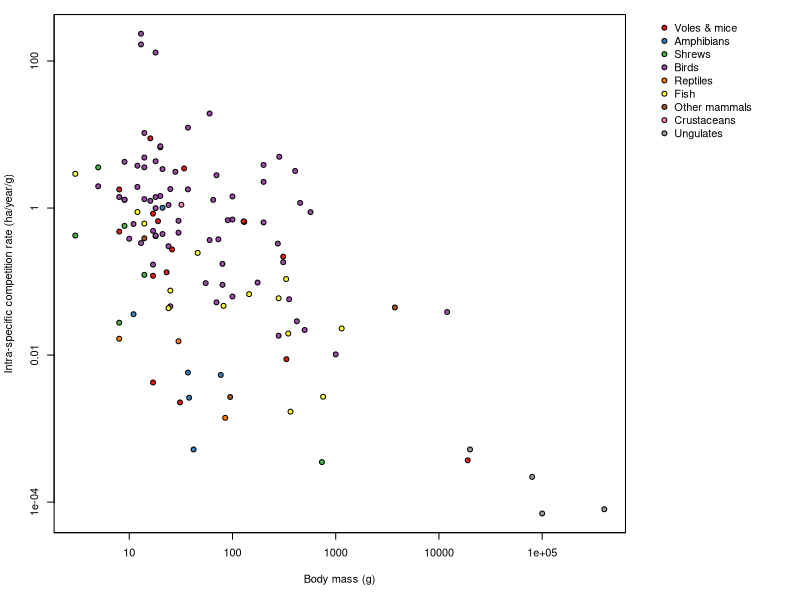

The R script that drew this image: (Note: this script raises an error after producing the figure.)
# In this script, we estimate the intra-specific competition rate of prey species from various groups (voles and mices, amphibians, shrews, moles, birds, reptiles, ungulates).

rm(list=ls(all=TRUE))

library(RColorBrewer)

ALPHA <- 0.75 # scaling parameter (3/4 power law)

# define working directory
DAT_DIR <- "../../Data/BPF_Data"
WK_DIR <- "../../Data/ProcessedData"
PAR_DIR <- "../../Parameterisation/OutputTables"

# load data
setwd(WK_DIR)
SpQuantities <- read.csv("SpDensitySeasonsFinal.csv", header = TRUE, stringsAsFactors = FALSE)
PreyList <- sort(SpQuantities$Taxon[SpQuantities$Trophic_level == "Prey"])
PredList <- sort(SpQuantities$Taxon[SpQuantities$Trophic_level == "Predator"])
# verify order of species
SpQuantities <- SpQuantities[match(c(PredList, PreyList), SpQuantities$Taxon),]

setwd(PAR_DIR)
PopParam <- read.csv("YearPopParam.csv", header = TRUE, stringsAsFactors = FALSE)

# species lists
PreyList <- sort(SpQuantities$Taxon[SpQuantities$Trophic_level == "Prey"])
PredList <- sort(SpQuantities$Taxon[SpQuantities$Trophic_level == "Predator"])

# verify order of species
SpQuantities <- SpQuantities[match(c(PredList, PreyList), SpQuantities$Taxon),]
# now subset SpQuantities to the species list in PopParam
SpQuantities <- SpQuantities[match(PopParam$Taxon, SpQuantities$Taxon),]

# missing maximal densities
# pick the maximal densities observed within a year if no other value is provided
IndexMissingMaxDens <- which((is.na(SpQuantities$Max_density)) & (SpQuantities$Trophic_level == "Prey"))
MaxSeasonDens <- apply(subset(SpQuantities, select = c(Spring_density, Summer_density, Autumn_density, Winter_density)), 1, max, na.rm = TRUE)
MaxSeasonDens[is.infinite(MaxSeasonDens)] <- NA
SpQuantities$Max_density[IndexMissingMaxDens] <- MaxSeasonDens[IndexMissingMaxDens]

# rodents
PerIncrease <- (SpQuantities$Max_density - SpQuantities$Mean_density)[SpQuantities$Clade == "Rodent"] / SpQuantities$Mean_density[SpQuantities$Clade == "Rodent"]
PerIncrease <- mean(PerIncrease, na.rm = TRUE)
SpQuantities$Max_density[(SpQuantities$Clade == "Rodent") & (is.na(SpQuantities$Max_density))] <- SpQuantities$Mean_density[(SpQuantities$Clade == "Rodent") & (is.na(SpQuantities$Max_density))]*(1 + PerIncrease)
# passerines
PerIncrease <- (SpQuantities$Max_density - SpQuantities$Mean_density)[SpQuantities$Clade == "Passerine"] / SpQuantities$Mean_density[SpQuantities$Clade == "Passerine"]
PerIncrease <- mean(PerIncrease, na.rm = TRUE)
SpQuantities$Max_density[(SpQuantities$Clade == "Passerine") & (is.na(SpQuantities$Max_density))] <- SpQuantities$Mean_density[(SpQuantities$Clade == "Passerine") & (is.na(SpQuantities$Max_density))]*(1 + PerIncrease)
# anseriformes
PerIncrease <- (SpQuantities$Max_density - SpQuantities$Mean_density)[SpQuantities$Clade == "Anseriforme"] / SpQuantities$Mean_density[SpQuantities$Clade == "Anseriforme"]
PerIncrease <- mean(PerIncrease, na.rm = TRUE)
SpQuantities$Max_density[(SpQuantities$Clade == "Anseriforme") & (is.na(SpQuantities$Max_density))] <- SpQuantities$Mean_density[(SpQuantities$Clade == "Anseriforme") & (is.na(SpQuantities$Max_density))]*(1 + PerIncrease)
# charadriiformes
PerIncrease <- (SpQuantities$Max_density - SpQuantities$Mean_density)[SpQuantities$Clade == "Charadriiforme"] / SpQuantities$Mean_density[SpQuantities$Clade == "Charadriiforme"]
PerIncrease <- mean(PerIncrease, na.rm = TRUE)
SpQuantities$Max_density[(SpQuantities$Clade == "Charadriiforme") & (is.na(SpQuantities$Max_density))] <- SpQuantities$Mean_density[(SpQuantities$Clade == "Charadriiforme") & (is.na(SpQuantities$Max_density))]*(1 + PerIncrease)
# piciformes
PerIncrease <- (SpQuantities$Max_density - SpQuantities$Mean_density)[SpQuantities$Clade == "Piciforme"] / SpQuantities$Mean_density[SpQuantities$Clade == "Piciforme"]
PerIncrease <- mean(PerIncrease, na.rm = TRUE)
SpQuantities$Max_density[(SpQuantities$Clade == "Piciforme") & (is.na(SpQuantities$Max_density))] <- SpQuantities$Mean_density[(SpQuantities$Clade == "Piciforme") & (is.na(SpQuantities$Max_density))]*(1 + PerIncrease)
# birds
BirdsIndex <- sort(c(grep("forme", SpQuantities$Clade), which(SpQuantities$Clade == "Passerine"), which(SpQuantities$Clade == "Bird")))
PerIncrease <- (SpQuantities$Max_density - SpQuantities$Mean_density)[BirdsIndex] / SpQuantities$Mean_density[BirdsIndex]
PerIncrease <- mean(PerIncrease, na.rm = TRUE)
MissingMaxBirdsIndex <- intersect(which((is.na(SpQuantities$Max_density)) & (SpQuantities$Trophic_level == "Prey")), BirdsIndex)
SpQuantities$Max_density[MissingMaxBirdsIndex] <- SpQuantities$Mean_density[MissingMaxBirdsIndex]*(1 + PerIncrease)
# other taxa
MissingMaxTaxaIndex <- which((is.na(SpQuantities$Max_density)) & (SpQuantities$Trophic_level == "Prey") &
                               ((SpQuantities$Clade != "Canidae") & (SpQuantities$Clade != "Felidae")))
PerIncrease <- (SpQuantities$Max_density - SpQuantities$Mean_density)[SpQuantities$Trophic_level == "Prey"] / SpQuantities$Mean_density[SpQuantities$Trophic_level == "Prey"]
PerIncrease <- mean(PerIncrease, na.rm = TRUE)
SpQuantities$Max_density[MissingMaxTaxaIndex] <- SpQuantities$Mean_density[MissingMaxTaxaIndex]*(1 + PerIncrease)

# calculate maximum biomasses based on maximum densities
SpQuantities$Max_biomass <- SpQuantities$Max_density * SpQuantities$Body_mass
SpQuantities$Unit_Max_biomass <- "g/ha"

# set colour code
# pick a colour palette for the different clades
Clades <- data.frame(CladeIndex = 1:9, CladeNames = c("Voles & mice", "Amphibians", "Shrews", "Birds", "Reptiles", "Fish", "Other mammals", "Crustaceans", "Ungulates"))
Clades$CladeCol <- brewer.pal(nrow(Clades), "Set1")

# correspondences between Clades and clade names in PopParam
CladeCorres <- vector("list", nrow(Clades))
CladeCorres[[1]] <- "Rodent"; CladeCorres[[2]] <- "Amphibian"; CladeCorres[[3]] <- "Shrew/Mole"; CladeCorres[[5]] <- "Reptile"; CladeCorres[[6]] <- "Fish"
CladeCorres[[4]] <- c("Raptor", "Passerine", "Bird", unique(PopParam$Clade[grep("forme", PopParam$Clade)]))
CladeCorres[[7]] <- c("Lagomorpha", "Bat")
CladeCorres[[8]] <- "Crustacean"; CladeCorres[[9]] <- "Ungulate"

# assign a colour to each species
PopParam$SpCol <- NA
for (SpGroup in 1:nrow(Clades)){
  PopParam$SpCol[!is.na(match(PopParam$Clade, CladeCorres[[SpGroup]]))] <- Clades$CladeCol[SpGroup]
}
PopParam$SpCol[PopParam$Taxon == "Talpa_europaea"] <- Clades$CladeCol[Clades$CladeNames == "Other mammals"]

# calculate the intra-specific competition rate of prey as r_k / max(R_k)
PopParam$BETA <- NA
PopParam$BETA[PopParam$TrophicLevel == "Prey"] <- PopParam$R[PopParam$TrophicLevel == "Prey"] / SpQuantities$Max_biomass[SpQuantities$Trophic_level == "Prey"]
PopParam$BETA <- round(PopParam$BETA, 5)

# draw a plot
layout(matrix(c(1, 1, 1, 1, 2), 1, 5))
par(mar = c(5, 4, 1, 1) + 0.1)
plot(log(SpQuantities$Body_mass), log(PopParam$BETA), bg = PopParam$SpCol, pch = 21,
     xlab = "Body mass (g)", ylab = "Intra-specific competition rate (ha/year/g)",
     xaxt = "n", yaxt = "n")
axis(1, at = log(10^seq(0, 6)), labels = 10^seq(0, 6))
axis(2, at = log(10^seq(-4, 10, 2)), labels = 10^seq(-4, 10, 2))
# the legend
par(mar = c(5, 1, 1, 1) + 0.1)
plot(1, 1, type = "n", axes = FALSE, xlab = NA, ylab = NA)
legend("topleft", legend = Clades$CladeNames, pch = 21, pt.bg = Clades$CladeCol, bty = "n")

PopParam <- subset(PopParam, select = -SpCol)
write.csv(PopParam, file = "YearPopParam.csv", quote = FALSE, row.names = FALSE)
